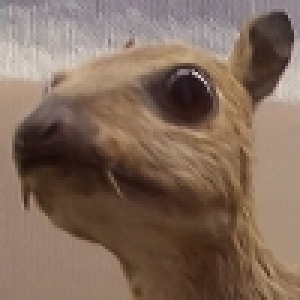
#> input picture hw-03/oscar.png, 100 x 100 px (shown 3 times larger)
$ jupyter execute 'HW-03_ImageConvolution-Xinyi Lou.ipynb'
#> lines starting #> are read from the running program, lines starting #| are printed output that depends on the picture; after the words box and inside, x2 and y2 are one past the last pixel; in counts of white or black regions, pixels touching at a corner belong together
### hw-03/convolve.py
from PIL import Image
import numpy as np
oscar = Image.open("oscar.png")
oscar_grey = oscar.convert('L')
oscar_asarray = np.asarray(oscar_grey)

def convolve(image_array, mask, div=1, whiten=0):
    new_value = []
    for i in range(image_array.shape[0]-2):
        for j in range(image_array.shape[1]-2):
            a = image_array[i,j] * mask[0,0]
            b = image_array[i+1,j] * mask[1,0]
            c = image_array[i+2,j] * mask[2,0]
            d = image_array[i,j+1] * mask[0,1]
            e = image_array[i+1,j+1] * mask[1,1]
            f = image_array[i+2,j+1] * mask[2,1]
            g = image_array[i,j+2] * mask[0,2]
            h = image_array[i+1,j+2] * mask[1,2]
            k = image_array[i+2,j+2] * mask[2,2]

            destin = (a+b+c+d+e+f+g+h+k+whiten)/div
            if destin > 255:
                destin == 255
            if destin < 0:
                destin == 0
            new_value.append(destin)

    new_array = np.reshape(new_value,(image_array.shape[0]-2,image_array.shape[1]-2))
    new_array = new_array.astype('uint8')
    new_pic = Image.fromarray(new_array)

    return new_pic

### hw-03/HW-03_ImageConvolution-Xinyi Lou.ipynb
### <p style="text-align: right;"> &#9989; Xinyi Lou.</p>

# Homework Assignment #3 (Individual)
Goals for this homework assignment

By the end of this assignment, you should be able to:
- Continue developing functions to break down the steps in solving a problem
- Work with multi-dimensional arrays
- Improve your skills in using numpy
- Get some basic experience with Image Processing
- Learn convolution

### Assignment instructions

Work through the following assignment, making sure to follow all of the directions and answer all of the questions.

There are **30 points** possible on this assignment. Point values for each part are included in the section headers.

This assignment is due at **11:59 pm on Sunday, October 20**. It should be uploaded into the "Homework Assignments" submission folder for Homework #3. Submission instructions can be found at the end of the notebook.

---
## Before you begin: Add to your Git repository to track your progress on your assignment (5 points)

For this assignment, you're going to add it to the `cmse202-f19-turnin` repository you created in class so that you can track your progress on the assignment and preserve the final version that you turn in. In order to do this you need to:

1. Navigate to your `cmse202-f19-turnin` repository and create a new directory called `hw-03`.
2. Move this notebook into that **new directory** in your repository, then **add it and commit it to your repository**.
1. Finally, to test that everything is working, "git push" the file so that it ends up in your GitHub repository.

**Important**: Make sure you've added your Professor and your TA as collaborators to your "turnin" respository with "Read" access so that we can see your assignment.

**Also important**: Make sure that the version of this notebook that you are working on is the same one that you just added to your repository! If you are working on a different copy of the noteobok, **none of your changes will be tracked**!

If everything went as intended, the file should now show up on your GitHub account in the "`cmse202-f19-turnin`" repository inside the `hw-03` directory that you just created.  Periodically, **you'll be asked to commit your changes to the repository and push them to the remote GitHub location**. Of course, you can always commit your changes more often than that, if you wish.  It can be good to get into a habit of committing your changes any time you make a significant modification, or when you stop working on the project for a bit.

---
## Digital Images

The video below can help you remember a bit about how a digital image is represented

[cell 1]
from IPython.display import YouTubeVideo
YouTubeVideo("15aqFQQVBWU",width=640,height=360)

Some important aspects of digital images (with respect to display on a video screen specifically):

An image is represented as a matrix of values where each value represents the display content for an individual pixel on a digital screen
- the dimensions of the matrix are the dimensions of the pixels that constitute image. That is, each value maps to a particular pixel
- If the image is a *greyscale* image (no color, only shades of grey), then we use 2D matrix where the 2D location is the location of the pixel in the image and the value at that 2D location is greyscale value. Greyscale values range between 0-255, where 0 is black and 255 is white. Each pixel takes on a greyscale value based on those integer values
- If the image is a *color* image, then (typically) the array is a 3D matrix where the third dimension has three values representing the red, green and blue content of that pixel. Each color *channel* takes on a value between 0-255

Images below from https://ai.stanford.edu/~syyeung/cvweb/tutorial1.html

<table> <tr>
    <td>  </td>
    <td>  </td>
</tr> </table>

## Working with Images in Python

It turns out that there are a number of ways to work in an image in Python. However, too many choices can make things confusing so I'm going to pick a particular approach. Feel free to explore others.

There is an imaging library know as `PIL` (caps matter here). What's weird about `PIL` is that it represents an old library that was abandoned but later picked up (forked to be computer-sciencey) under the name *pillow* . However, `pillow` is imported using the old name `PIL` to maintain compatibiliy with old code. So you have to be careful that you have `pillow` as a library even though we still `import PIL`. Anaconda has done that for us but it is good to know, especially if you look up reference material (which should be under *pillow*, not *PIL*). Get all that?

There are only a couple of aspects we need of pillow/PIL for our work, and here they are:

- we would really like to use the `Image` class in `PIL`, so we need to `import Image from PIL`. Again, caps matter here
- the `Image.open(filename)` will return an `Image` instance from an image file, assuming it can find the file
- if you create an `Image` instance, let's call it `img`, then `img.show()` should display the image. (Note: it should pop up a window outside of your notebook)
- to gather the underlying matrix from the image instance `img`, you can use `numpy` (which you obviously have to import), as in `numpy.asarray(img)`
- to create an image instance from a matrix, you can do `Image.fromarray(yourarray)`
- to convert an image from greyscale to RGB(color) you use the `.convert` method.
   - `img.convert('L')` ("L" for luminosity) returns a greyscale image.
   - `img.convert('RGB')` returns a color image

There are clearly lots of other things you can do, but this should get us started.

---
### Exercise, 5 pts

I provide a little image for us to work with from https://en.wikipedia.org/wiki/Kernel_(image_processing). I named the image `oscar.png` (he looks like an oscar). Write code to do the following:

1. open `oscar.png` as described
1. display the image (should be in color)
1. convert the image to greyscale.
1. get the underlying matrix from the greyscale image and print its shape
1. change the middle pixel of the matrix to be pure black. This is not as easy as it sounds because you cannot, by default, write to the array. You need to make a copy and then write. How do you make a copy of a NumPy array?
1. create a new image from the array and display it. Greyscale Oscar should have a little black dot in the middle of its face. (you might have to make the image a lot larger to see the dot, the oscar image is a small image)

[cell 2]
## write your code here
from PIL import Image
import numpy as np
oscar = Image.open("oscar.png")
#> oscar is the input picture: PIL image 100x100 RGB; mean R, G, B 129.2, 106.1, 91.2
oscar.show()

oscar_grey = oscar.convert('L')
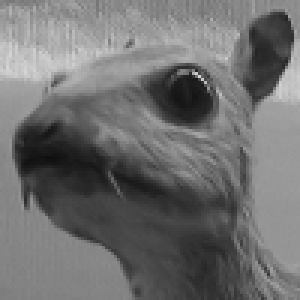
#> oscar_grey: PIL image 100x100 L (shown 3 times larger); min 14, max 213, mean 111.3
oscar_asarray = np.asarray(oscar_grey)
oscar_asarray

[cell 3]
# make copy
oscar_copy_array = oscar_asarray.copy()
mid = int(len(oscar_copy_array)/2)
#> mid = 50
# change middle pixel to black
oscar_copy_array[mid,mid] = 0
#> oscar_copy_array: shape (100, 100); 0.01% of pixels changed, all inside (x1, y1, x2, y2) = (50, 50, 51, 51)
new_oscar = oscar_copy_array
new_oscar_pic = Image.fromarray(new_oscar)
new_oscar_pic.resize(size= (300,300))
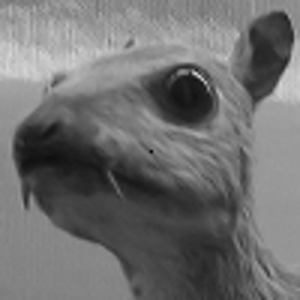
#> Out: PIL image 300x300 L; min 0, max 213, mean 111.3

---
### STOP
Take a moment to save your notebook, commit the changes to your Git repository using the commit message "Finished first exercise", and push the changes to GitHub.

---

---
## Working with numpy

We've worked with numpy before but it's good to remember some of the basics and potentially introduce some new elements we have either forgotten or not worked with before. **Review the following code and make sure you understand all of it**.

[cell 4]
import numpy as np
lst = [1,2,3]
ary = np.array(lst)      # make an array from a list
print(ary)
# 2D array, explictly set the type to float
ary2d = np.array([ [1,2,3], [4,5,6], [7,8,9], [10,11,12]], dtype=np.float64)
print(ary2d)

### Making arrays

There are a lot of ways to make some default arrays. You can look at the docs but here are some useful ones:

- `np.arange(start, stop, increment)` make an array with value from `start` up to *but not including* `stop` as incremented by `increment`
- `np.linspace(start, stop, count)` creates `count` values evenly spaced between `start` and `stop` *inclusive*
- you can rehape a range to a particular dimension. `np.arange(27).reshape(3,3,3)` creates a 3D array of 3 rows, each row with 3 column, each column with 3 values. The value `27` implies the range of `0,27,1`
- you can make various special arrays:
   - `np.zeros( tuple )` creates an array of zeros in the shape indicated by the tuple
   - `np.ones( tuple )` like `zeros` except fills the array with ones
   - `np.zeros_like(ary)` creates an array of the same size and shape as `ary`
   - `np.ones_like(ary)` same as `zeros_like` but with ones.
   - `np.full( tuple, value)` create an array in the shape ov `tuple` put `value` in each location

### Slicing

We can "slice" a numpy array in various ways to gather rows or columns or some subset of the numpy array which is very useful. One thing to remember is the idea of a range as indicated by the `:`. A `:` by itself is the entire index range, a value like `0:2` is the index range from 0 *up to but not including 2* . We also remember that indexing begins with 0: thus the first element in the index is at row 0. We can also use `-1` (or some other negative value) to index starting with the last value.

We index into the array using multiple `[ ]` operators or commas in the `[ ]`. Thus `ary2d[0][1]` is the first row, 2nd value in the row. We can have as many `[ ]` operators as there are dimensions in the array. Instead of multiple `[ ]` we can also use commas within the brackets. Thus `ary2d[0,0]` and `ary2d[0][0]` are equivalent. The comma approach is typically used.

Continuing with our `array2d` from above **review the following code and make sure you understand it**:

[cell 5]
slice = ary2d[:,0]  # for all rows, only the first column
print(slice)
slice = ary2d[0:2, 0:2] # rows 0 and 1, of those rows columns 0 and 1
print(slice)

### Array operators

We can use regular arithmetic operators with NumPy arrays, but we have to understand what those operators mean.

- if we use an operator on an array with a single value, we are asking numpy to apply that operator, with the single value operator, on *each value* in the array, yielding a new array.
- if we use an operator on two arrays *of the same shape*, then each element uses the operator on its associated argument creating a new array of the same shape and size
- you can assign one array to another, but you must have the same shapes. You can assign a smaller array into a larger array if you specify the smaller arrays shape as the target of where to put it in the larger array

Again, **review the following code and make sure you understand it**.

[cell 6]
ary2d_times3 = ary2d * 3.0
print(ary2d_times3)
ary2d_squares = ary2d * ary2d
print(ary2d_squares)
ary2d_shape = ary2d.shape
zeros = np.zeros( (ary2d_shape[0] + 1, ary2d_shape[1]+1) )
zeros[0:-1, 0:-1] = ary2d # slice and ary2d shape match
print(zeros)

---
### Exercise, 5 pts

Let's see if we can do some NumPy manipulation to get us ready for the main problem. Do the following:

1. extract the greyscale array from oscar.png as above into `ary`
1. create an array `slice`, a 4x4 array from the top, left corner of `ary`
    - print `slice`
1. multiply every element of `slice` by 2
    - print the new array

[cell 7]
# write your code here
# 1. extract the greyscale array from oscar.png as above into ary
ary = oscar_asarray

# 2. create an array slice, a 4x4 array from the top, left corner of ary
slice = ary[0:4, 0:4]
#> slice = [[132, 127, 123, 121], [129, 139, 124, 145], [136, 143, 152, 170], [161, 162, 147, 175]]
print(slice)
#| [[132 127 123 121]
#|  [129 139 124 145]
#|  [136 143 152 170]
#|  [161 162 147 175]]

# 3. multiply every element of slice by 2
slice_mul2 = slice * 2
#> slice_mul2 = [[8, 254, 246, 242], [2, 22, 248, 34], [16, 30, 48, 84], [66, 68, 38, 94]]
print(slice_mul2)
#| [[  8 254 246 242]
#|  [  2  22 248  34]
#|  [ 16  30  48  84]
#|  [ 66  68  38  94]]

When you print `slice * 2`, did you get the values you expected? Why or why not?
**Hint** look at `ary.dtype` and `slice.dtype`. What are the range of values for that type? What happens if you go above or below that type's max/min (try it)? If you were to explicitly make `slice` a different type (look up how you would do that, perhaps np.int64), do you get the values you expect? Answer these questions below.

[cell 8]
print(ary.dtype)
#| uint8
print(slice.dtype)
#| uint8
slice = slice.astype('int64')
slice_mul2_corr = slice * 2
#> slice_mul2_corr = [[264, 254, 246, 242], [258, 278, 248, 290], [272, 286, 304, 340], [322, 324, 294, 350]]
print(slice_mul2_corr)
#| [[264 254 246 242]
#|  [258 278 248 290]
#|  [272 286 304 340]
#|  [322 324 294 350]]

<font size="20px">&#9998;</font> No, if I just did slice*2, the result is not what I expected.

`ary.dtype` and `slice.dtype` are unit8, which range are unsigned integer (0 to 255).

If the value is go above 255, the part which are higher than 255 will be calculated begin from 0.

After I change to type'int64', the result is what I expected.

#### Continuing on:

1. create a 3x3 array `mask` where each value in the array has the value 3
   - don't make it by hand, use a numpy operation
   - make its `dtype` `np.int64`
   - print `mask`
1. create `product` by multiplying `mask` by the top left of `slice`. Match the shapes!
   - print `product`
1. assign `product` the value of the bottom right portion of `slice` * `mask`
   - print `product`
1. assign to `slice` in the top,left corner the value of `mask`
   - print `slice`

[cell 9]
## write your code here
array_three = np.full( [3,3], 3)
mask = array_three.astype('int64')
print(mask)

product = mask * slice[0:3, 0:3]
#> product = [[396, 381, 369], [387, 417, 372], [408, 429, 456]]
print(product)
#| [[396 381 369]
#|  [387 417 372]
#|  [408 429 456]]

product = product[-1,-1]
#> product = 456
print(product)
#| 456

slice[0:-1, 0:-1] = mask
print(slice)
#| [[  3   3   3 121]
#|  [  3   3   3 145]
#|  [  3   3   3 170]
#|  [161 162 147 175]]

---
### STOP
Take a moment to save your notebook, commit the changes to your Git repository using the commit message "Finished second exercise", and push the changes to GitHub.

---

---
## Convolution

We did all this so we could get to the real problem: image convolution. Image convolution involves "filtering" each value of an image array through a much smaller array called variously a mask, a filter, a kernel. In so doing the values of each element in image array is modified. Let's look at a picture first:

The idea is simple. To perform the convolution:

1. You create masks (for us, always a 3x3 mask) that we use to filter the image.
1. For each pixel value, we multiply the mask times the 8 neighbors surrounding the pixel and the pixel itself.
1. We then sum up the values of the product and place in the filtered image the resulting value

As the picture shows, it's possible to create a new value that is "out of range" of the 0-255 value assumed by the image. We have choices here, but the easiest thing to do is to **clamp** them: if the value is greater than 255, we set the pixel value to 255; less than 0, set it to 0.

### Exercise, 15 pts

Write the following functions and place them in a script file called "convolve.py". You will submit the script as part of this assignment. **Once you're written your script, important the functions and use them in this notebook to show that they work.**

1. `get_array(fname)` : open the image file represented by `fname`, **return** the greyscale array of that file
    - What happens if the file cannot be opened?

1. `convolve (image_array, mask, div=1, whiten=0)` : convolve the `mask` across all the pixels of the `image_array`. After convolution, each new pixel value is subsequently divided by `div` and has the value `whiten` added to it all **before** the value is clamped into range. For the purposes of `div` and `whiten` see below. **Return** a *new image* using the convolved array.

1. a set of four functions that call `convolve` with particular masks. Each returns the image provided by the call to `convolve`

   - `sharpen(image_array)`. Call `convolve` with the 3x3 mask [ [0,-1,0], [-1,5,-1], [0,-1,0] ]
   - `emboss(image_array)` . Call `convolve` with the 3x3 mask [ [-2, -1, 0], [-1, 1, 1], [0, 1, 2]]
   - `edge_detect(image_array)` . Call `convolve` with th 3x3 mask [ [0,1,0], [1,-4,1], [0,1,0] ]. Because these images can get dark, provide a `whiten` argument of 50
   - `blur(image_array)` . Call `convolve` with the 3x3 mask ([ [1,1,1], [1,1,1], [1,1,1]]. Because these images can be over-bright, provide a `div` argument of 9

### Convolution Notes

Here are some things you might want to pay attention to as you work on the convolution part:

**Borders**: The mask can have portions located off the image array, for example when determinng the top,left pixel. Typically one assumes a 0 for values of the image that are outside of the image, but how to enforce that:
- write your multiplication logic to watch for border states
- add 0's as a border all around the image.
The latter is perhaps easier but it requires that you track your movement of the mask and array a little more closely

**Types**: Types have an effect on the operation of arrays. We implied this above with the discussion of `np.int64`. Watch that you are getting what you expect. For example, one kind of bad result are some random "noise" like pixels spread through your image.

**Test in the small**: If you test your work on a real image, even the oscar image, and it doesn't quite work, how can you determine what went wrong? It can be hard. Skip the image and test on some very small 2D array (5x5) with values that you know and understand. Get that to work and then test an image.

Then test with a small image like oscar. The page https://en.wikipedia.org/wiki/Kernel_(image_processing) should help you see the results you expected.

**Slow**: Python can be slow, even when using numpy to its best advantage. For big images, it can take a few seconds, and if you did it inefficiently even longer. Start with small images, oscar is a good example.

[cell 10]
# Import and run your script functions here.
import convolve

def sharpen(image_array):
    mask_s = np.array( [[0,-1,0], [-1,5,-1], [0,-1,0]])
    pic_s = convolve.convolve(image_array,mask_s)
#> after the loop in convolve, `for i in range(image_array.shape[0]-2):`: new_value = 9604 values, max 710 at index 2417, min -296 at index 2220, mean 110.3
#> in convolve, `new_array = np.reshape(new_value,(image_array.shape[0]-2,image_array.s..`:
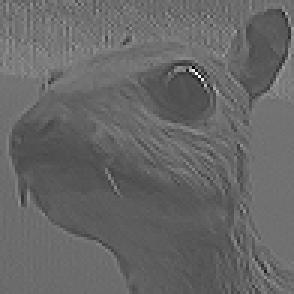
#> new_array: shape (98, 98) float64 (shown 3 times larger); min -296, max 710, mean 110.3; drawn with min black and max white
#> in convolve, `new_array = new_array.astype('uint8')`:
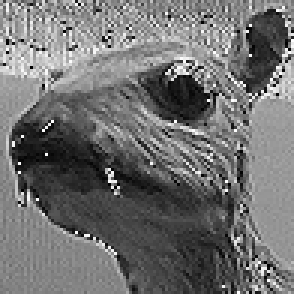
#> new_array: shape (98, 98) (shown 3 times larger); min 0, max 255, mean 112.2
    return (pic_s)

def emboss(image_array):
    mask_em = np.array([[-2,-1,0], [-1,1,1], [0,1,2]])
    pic_em = convolve.convolve(image_array,mask_em)
#> call 2 of convolve, with mask = array of shape (3, 3), div = 1, whiten = 0
#> after the loop in convolve (call 2), `for i in range(image_array.shape[0]-2):`: new_value = 9604 values, max 677 at index 2152, min -284 at index 2020, mean 108.8
#> in convolve (call 2), `new_array = np.reshape(new_value,(image_array.shape[0]-2,image_array.s..`:
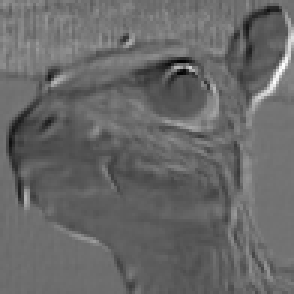
#> new_array: shape (98, 98) float64 (shown 3 times larger); min -284, max 677, mean 108.8; drawn with min black and max white
#> in convolve (call 2), `new_array = new_array.astype('uint8')`:
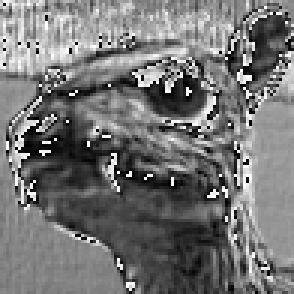
#> new_array: shape (98, 98) (shown 3 times larger); min 0, max 255, mean 115.9
    return (pic_em)

def edge_detect(image_array):
    mask_edge = np.array([ [0,1,0], [1,-4,1], [0,1,0] ])
    pic_edge = convolve.convolve(image_array,mask_edge,whiten=50)
#> call 3 of convolve, with mask = array of shape (3, 3), div = 1, whiten = 50
#> after the loop in convolve (call 3), `for i in range(image_array.shape[0]-2):`: new_value = 9604 values, max 383 at index 2220, min -454 at index 2516, mean 49.99
#> in convolve (call 3), `new_array = np.reshape(new_value,(image_array.shape[0]-2,image_array.s..`:
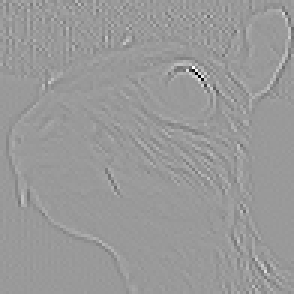
#> new_array: shape (98, 98) float64 (shown 3 times larger); min -454, max 383, mean 50; drawn with min black and max white
#> in convolve (call 3), `new_array = new_array.astype('uint8')`:
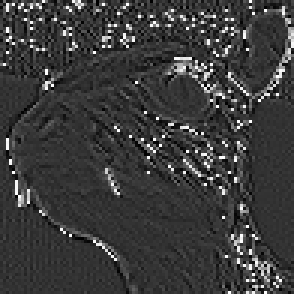
#> new_array: shape (98, 98) (shown 3 times larger); min 0, max 255, mean 59.5
    return (pic_edge)

def blur(image_array):
    mask_blur = np.array([[1,1,1], [1,1,1], [1,1,1]])
    pic_blur = convolve.convolve(image_array,mask_blur,div=9)
#> call 4 of convolve, with mask = array of shape (3, 3), div = 9, whiten = 0
#> after the loop in convolve (call 4), `for i in range(image_array.shape[0]-2):`: new_value = 9604 values, max 202.9 at index 2065, min 18.33 at index 5014, mean 110.3
#> in convolve (call 4), `new_array = np.reshape(new_value,(image_array.shape[0]-2,image_array.s..`:
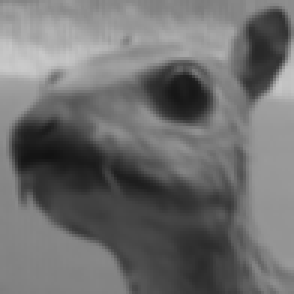
#> new_array: shape (98, 98) float64 (shown 3 times larger); min 18.33, max 202.9, mean 110.3
